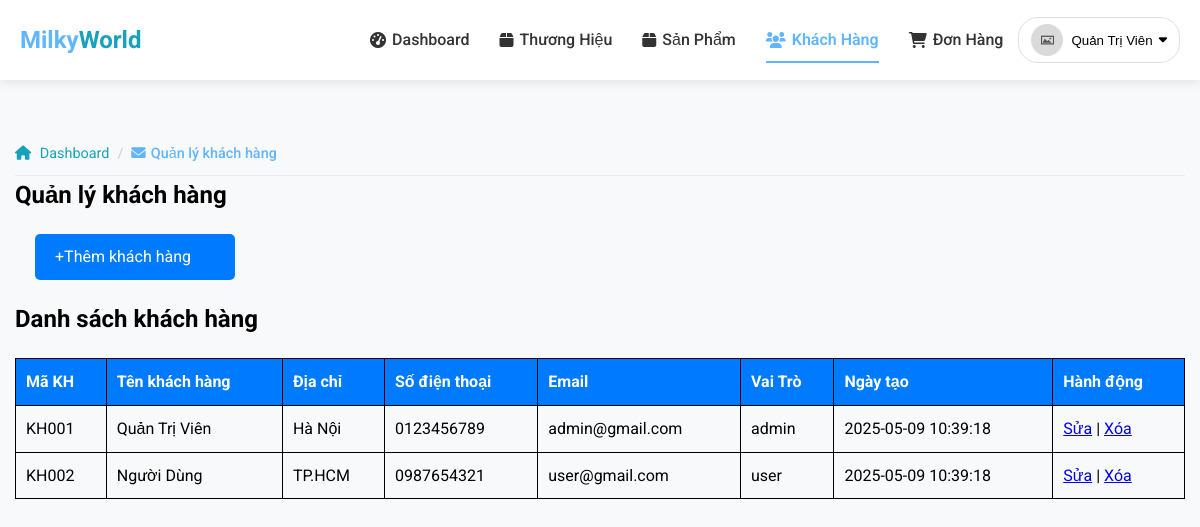
Screenshot of /admin/customers/index.php (signed in) with the database file from the repository.
### tables this page shows
CREATE TABLE IF NOT EXISTS KhachHang (
    MaKH varchar(10) NOT NULL,
    TenKH varchar(255) NOT NULL,
    Email varchar(255) NOT NULL,
    MatKhau varchar(255) NOT NULL,
    DiaChi varchar(255) DEFAULT '',
    SoDienThoai varchar(20) DEFAULT '',
    VaiTro enum('admin', 'user') NOT NULL DEFAULT 'user',
    Avatar varchar(255) DEFAULT NULL,
    TrangThai tinyint(1) NOT NULL DEFAULT 1 COMMENT '1: Hoạt động, 0: Bị khóa',
    TokenReset varchar(255) DEFAULT NULL,
    TokenExpire datetime DEFAULT NULL,
    NgayTao datetime DEFAULT CURRENT_TIMESTAMP,
    NgayCapNhat datetime DEFAULT CURRENT_TIMESTAMP ON UPDATE CURRENT_TIMESTAMP,
    PRIMARY KEY (MaKH),
    UNIQUE KEY unique_email (Email)
);

### admin/customers/index.php (the view, shortened to what this page needs)
<?php
require_once("../../layouts/admin/header.php");
$khSQL = "SELECT * FROM khachhang";
$kq = mysqli_query($conn, $khSQL);
?>
<!DOCTYPE html>
<html>
<body>
    <div class="container">
        <div class="breadcrumb-container fade-in" style="animation-delay: 0.1s;">
            <ul class="breadcrumb">
                <li><a href="index.php"><i class="fas fa-home"></i> Dashboard</a></li>
                <li class="active">
                    <span><i class="fas fa-envelope"></i>Quản lý khách hàng</span>
                </li>
            </ul>
        </div>
        <div class="main">
            <h2>Quản lý khách hàng</h2>
            <a href="add.php" class="btnThem">+Thêm khách hàng</a>
        </div>
        <div class="inf">
            <h2>Danh sách khách hàng</h2>
        </div>
        <table border="1px">
            <tr>
                <th>Mã KH</th>
                <th>Tên khách hàng</th>
                <th>Địa chỉ</th>
                <th>Số điện thoại</th>
                <th>Email</th>
                <th>Vai Trò</th>
                <th>Ngày tạo</th>
                <th>Hành động</th>
            </tr>
            <?php
            while ($row = mysqli_fetch_assoc($kq)) {
            ?>
                <tr>
                    <td><?php echo $row['MaKH']; ?></td>
                    <td><?php echo $row['TenKH']; ?></td>
                    <td><?php echo $row['DiaChi']; ?></td>
                    <td><?php echo $row['SoDienThoai']; ?></td>
                    <td><?php echo $row['Email']; ?></td>
                    <td><?php echo $row['VaiTro']; ?></td>
                    <td><?php echo $row['NgayTao']; ?></td>
                    <td><a href="edit.php?id=<?php echo $row['MaKH']; ?>">Sửa</a> | <a href="delete.php?id=<?php echo $row['MaKH']; ?>">Xóa</a></td>
                </tr>
            <?php
            }
            ?>
        </table>
    </div>
</body>
</html>

### assets/css/main.css (style rules this page uses)
:root { --primary-color: #60B5FF; --secondary-color: #6c757d; --accent-color: #17a2b8; --light-color: #f8f9fa; --dark-color: #343a40; --success-color: #28a745; --danger-color: #dc3545; --warning-color: #ffc107; --info-color: #17a2b8; --header-bg: #ffffff; --header-text: #333; --header-hover: #60B5FF; --footer-bg: #493D9E; --dropdown-hover: #f1f5ff; --container-padding: 15px; --section-spacing: 60px 0; --card-padding: 20px; --item-margin: 30px; --border-radius-sm: 8px; --border-radius-md: 12px; --border-radius-lg: 50px; --shadow-sm: 0 3px 10px rgba(0, 0, 0, 0.08); --shadow-md: 0 5px 15px rgba(0, 0, 0, 0.08); --shadow-lg: 0 15px 30px rgba(0, 0, 0, 0.1); }
* { box-sizing: border-box; margin: 0; padding: 0; }
body { min-height: 100vh; display: flex; flex-direction: column; font-family: 'Roboto', sans-serif; background-color: #f8f9fa; line-height: 1.6; }
.container { width: 100%; max-width: 1200px; padding-right: var(--container-padding); padding-left: var(--container-padding); margin-right: auto; margin-left: auto; }
h1, h2, h3, h4, h5, h6 { font-weight: 700; margin-bottom: 1rem; }
.fade-in { opacity: 0; animation: fadeIn 0.6s ease forwards; }
.breadcrumb-container { margin-top: 20px; }
.breadcrumb { display: flex; list-style: none; padding: 10px 0; flex-wrap: wrap; border-bottom: 1px solid #e9ecef; }
.breadcrumb li { font-size: 0.9rem; color: var(--secondary-color); }
.breadcrumb li:not(:last-child):after { content: '/'; margin: 0 8px; color: #ccc; }
.breadcrumb a { color: var(--secondary-color); text-decoration: none; transition: color 0.3s ease; }
.breadcrumb i { margin-right: 5px; }
.breadcrumb .active { color: var(--primary-color); font-weight: 500; }

### assets/css/admin.css (style rules this page uses)
.btnThem { margin: 20px; padding: 10px 20px; font-size: 16px; background-color: #007bff; color: white; border: none; border-radius: 5px; text-decoration: none; display:block; width:200px; }
table { width: 100%; border-collapse: collapse; margin: 20px 0; }
table th { background-color: #007bff; color: #fff; }
table th, table td { padding: 10px; text-align: left; border: 1px solid black; }

### assets/css/layouts.css (style rules this page uses)
:root { --primary-color: #60B5FF; --secondary-color: #17a2b8; --dark-color: #343a40; --light-color: #f8f9fa; --gray-color: #6c757d; --footer-bg: #493D9E; --footer-text: rgba(255, 255, 255, 0.7); --header-bg: #ffffff; --header-text: #333; --header-hover: #60B5FF; }

### rows the page displays
khachhang: MaKH "KH001", TenKH "Quản Trị Viên", DiaChi "Hà Nội", SoDienThoai "0123456789", Email "admin@gmail.com", VaiTro "admin", NgayTao "2025-05-09 10:39:18"
khachhang: MaKH "KH002", TenKH "Người Dùng", DiaChi "TP.HCM", SoDienThoai "0987654321", Email "user@gmail.com", VaiTro "user", NgayTao "2025-05-09 10:39:18"

### other values shown
$data['name'] "Dashboard"
$data['name'] "Thương Hiệu"
$data['name'] "Sản Phẩm"
$data['name'] "Khách Hàng"
$data['name'] "Đơn Hàng"
$user['TenKH'] "Quản Trị Viên"
